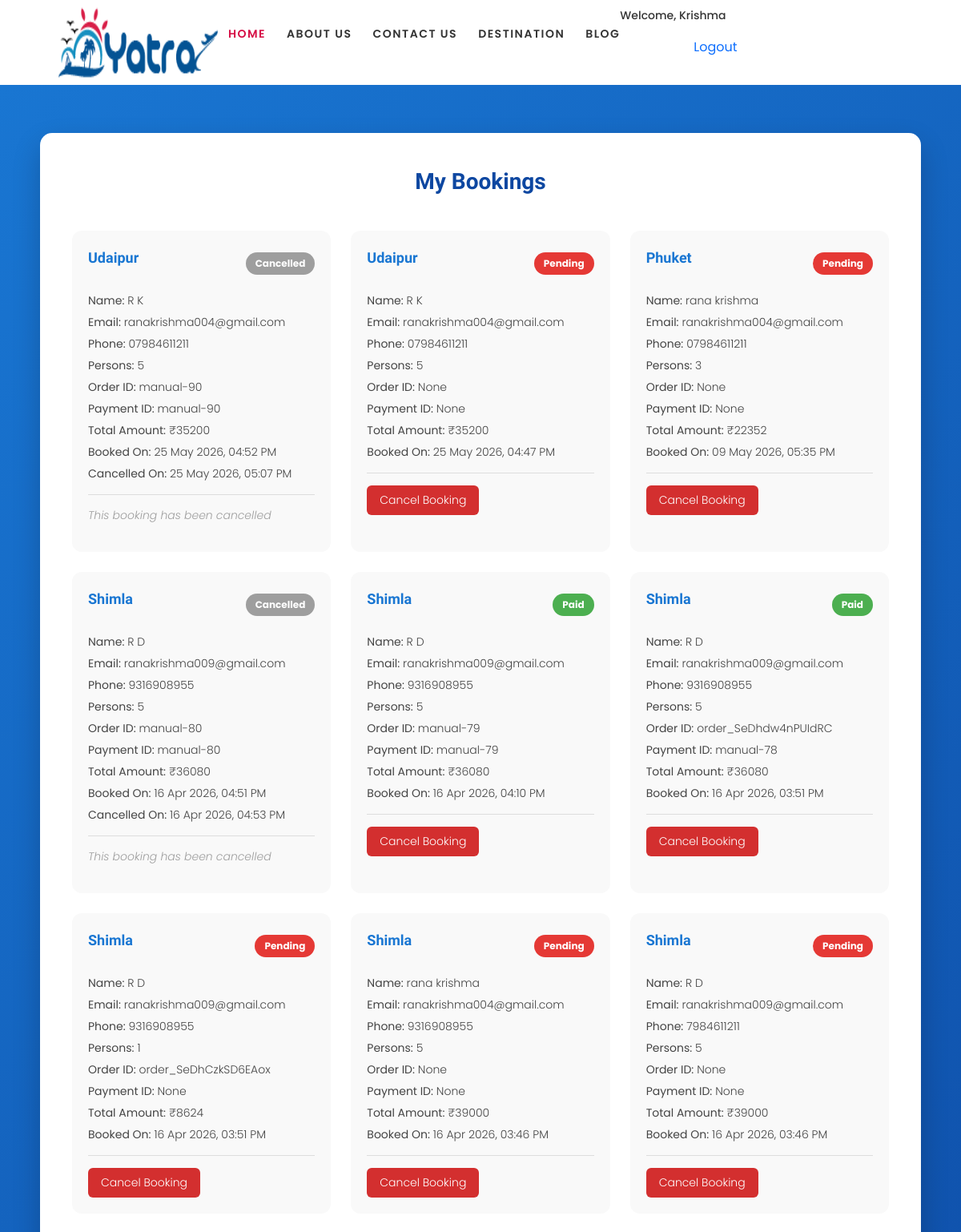
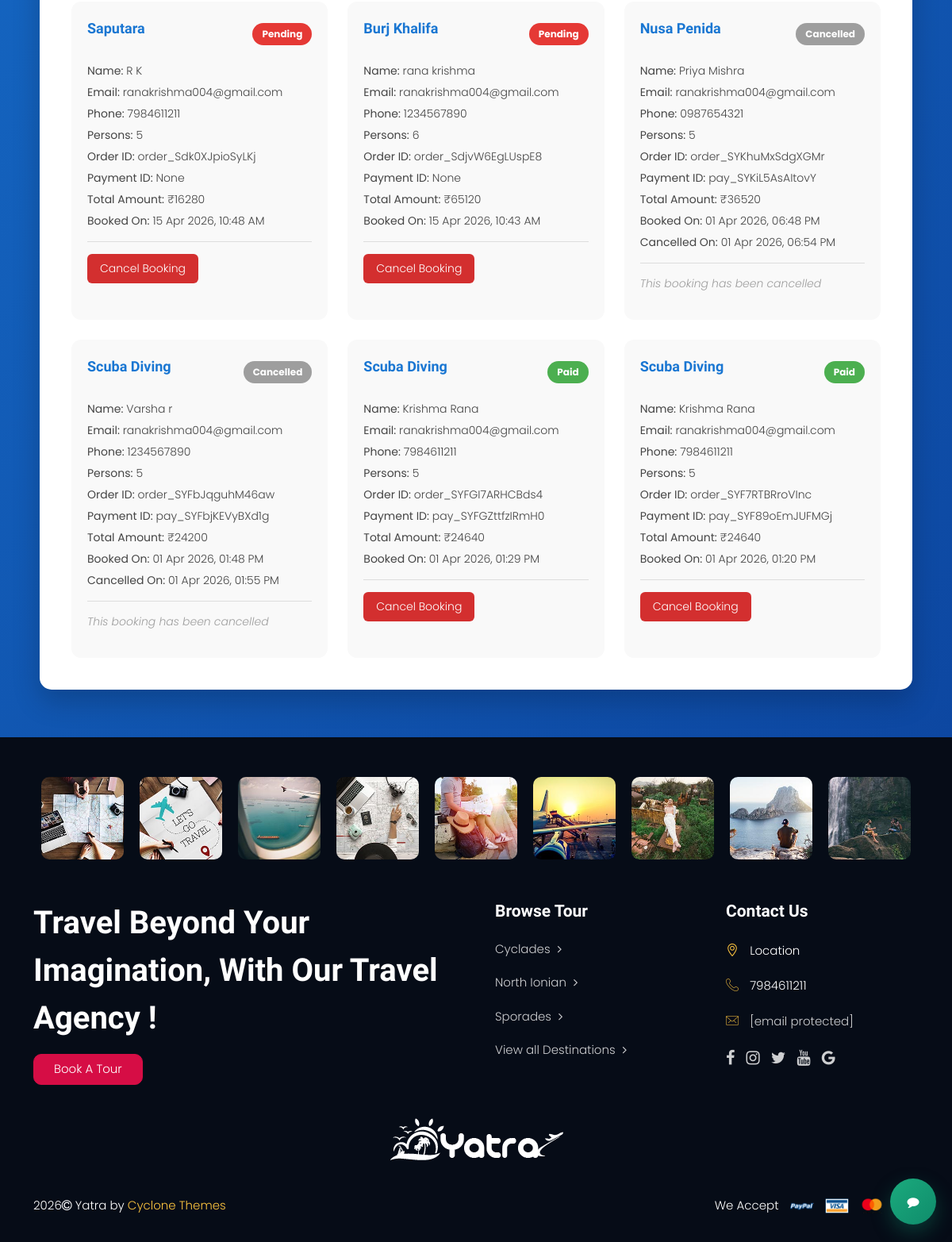
Page /my-bookings/ (signed in) on the committed database (2 pictures, top to bottom).
### app/models.py (models this page shows, shortened)
class Booking(models.Model):
    user = models.ForeignKey(User, on_delete=models.CASCADE)
    tour = models.ForeignKey(Tours, on_delete=models.CASCADE)
    hotel = models.ForeignKey(Hotel, on_delete=models.CASCADE,
                              null=True, blank=True)
    room = models.ForeignKey(Room, on_delete=models.CASCADE,
                             null=True, blank=True)
    first_name = models.CharField(max_length=100)
    last_name = models.CharField(max_length=100)
    phone_number = models.CharField(max_length=15)
    email = models.EmailField()
    order_id = models.CharField(max_length=200, null=True, blank=True)
    payment_id = models.CharField(max_length=200, null=True, blank=True)
    paid = models.BooleanField(default=False)
    persons = models.PositiveIntegerField()
    message = models.TextField(blank=True)
    total_amount = models.IntegerField(null=True, blank=True)
    razorpay_order_id = models.CharField(max_length=200, blank=True, null=True)
    razorpay_payment_id = models.CharField(max_length=200, blank=True, null=True)
    razorpay_signature = models.CharField(max_length=200, blank=True, null=True)
    paid = models.BooleanField(default=False)
    check_in = models.DateField(null=True, blank=True)
    check_out = models.DateField(null=True, blank=True)
    booked_at = models.DateTimeField(auto_now_add=True)
    invoice_number = models.CharField(max_length=50, blank=True, null=True)
    invoice_created_at = models.DateTimeField(null=True, blank=True)
    is_cancelled = models.BooleanField(default=False)
    cancelled_at = models.DateTimeField(null=True, blank=True)
    cancellation_reason = models.TextField(blank=True, null=True)

class Tours(models.Model):
    country_name = models.ForeignKey(Country, related_name='countries', on_delete=models.CASCADE)
    tours_name = models.CharField(max_length=50)
    tours_img = models.ImageField(upload_to='tours/')
    duration = models.IntegerField()
    include = models.TextField()
    rate = models.IntegerField()
    rating = models.PositiveSmallIntegerField(default=1)
    is_published = models.BooleanField(default=False)

### app/views.py (the view)
# urls.py: path('my-bookings/', views.my_bookings, name='my_bookings'),
@login_required
def my_bookings(request):
    bookings = Booking.objects.filter(user=request.user).order_by('-booked_at')
    return render(request, "my_bookings.html", {"bookings": bookings})

### app/template/my_bookings.html (shortened to what this page needs)
{% extends "base.html" %}
{% block content %}
<div class="booking-wrapper">
    <div class="booking-container">
        <h2 class="page-title">My Bookings</h2>
        {% if bookings %}
            <div class="booking-grid">
            {% for booking in bookings %}
                <div class="booking-card">
                    <div class="tour-header">
                        <h3>{{ booking.tour.tours_name }}</h3>
                        {% if booking.is_cancelled %}
                            <span class="status-badge cancelled">Cancelled</span>
                        {% elif booking.paid %}
                            <span class="status-badge paid">Paid</span>
                        {% else %}
                            <span class="status-badge pending">Pending</span>
                        {% endif %}
                    </div>
                    <div class="booking-details">
                        <p><strong>Name:</strong> {{ booking.first_name }} {{ booking.last_name }}</p>
                        <p><strong>Email:</strong> {{ booking.email }}</p>
                        <p><strong>Phone:</strong> {{ booking.phone_number }}</p>
                        <p><strong>Persons:</strong> {{ booking.persons }}</p>
                        <p><strong>Order ID:</strong> {{ booking.razorpay_order_id }}</p>
                        <p><strong>Payment ID:</strong> {{ booking.razorpay_payment_id }}</p>
                        <p><strong>Total Amount:</strong> ₹{{ booking.total_amount }}</p>
                        <p><strong>Booked On:</strong> {{ booking.booked_at|date:"d M Y, h:i A" }}</p>
                        {% if booking.is_cancelled %}
                            <p><strong>Cancelled On:</strong> {{ booking.cancelled_at|date:"d M Y, h:i A" }}</p>
                        {% endif %}
                    </div>
                    <div class="booking-actions">
                        {% if not booking.is_cancelled %}
                            <a href="{% url 'cancel_booking' booking.id %}" class="btn-cancel">Cancel Booking</a>
                        {% else %}
                            <p class="cancelled-message">This booking has been cancelled</p>
                        {% endif %}
                    </div>                </div>
            {% endfor %}
            </div>
        {% else %}
            <div class="no-booking">
                <h3>No Bookings Yet</h3>
                <p>You haven't booked any tours yet.</p>
                <a href="/" class="explore-btn">Explore Tours</a>
            </div>
        {% endif %}
    </div>
</div>
{% endblock %}

### app/template/base.html (shortened to what this page needs)
<!DOCTYPE html>
<html xmlns="http://www.w3.org/1999/xhtml" lang="zxx">
<head>
    {% load static %}
    <link href="https://cdn.jsdelivr.net/npm/bootstrap@5.0.2/dist/css/bootstrap.min.css" rel="stylesheet">
    <link href="{% static 'css/bootstrap.min.css' %}" rel="stylesheet" type="text/css">
    <link href="{% static 'font/flaticon.css' %}" rel="stylesheet" type="text/css">
    <link href="{% static 'css/plugin.css' %}" rel="stylesheet" type="text/css">
    <link href="{% static 'css/style.css' %}" rel="stylesheet" type="text/css">
    <link rel="stylesheet" href="{% static 'icon/font-awesome.min.css' %}">
  </head>
  <body class="style-6">
    <header class="mt-4">
    <div class="navigation">
      <div class="container">
        <div class="navigation-content shadow px-6 rounded">
          <nav class="navbar navbar-default navbar-sticky-function navbar-arrow">
            <div class="logo">
            <div id="navbar" >
              <a href="/index/"> <img alt="Image" align="left"  style="height:90px;width:200px" src="{% static 'images/Yatra-01.png' %}"></a>
              <ul class="nav navbar-nav" id="responsive-menu">
                <li class="active">
                  <a href="/index/">Home </a>
                </li>
                <li>
                  <a href="/aboutus/">About Us</a>
                </li>
                <li>
                  <a href="/contactus/">Contact Us</a>
                </li>
                <li>
                  <a href="/destination/"> destination </a>
                </li>
                <li>
                  <a href="/blog-details/">Blog
                    </a>
                </li>
              </ul>
              <ul class="navbar-nav ms-auto align-items-center">
    {% if user.is_authenticated %}
        <li class="nav-item me-3">
            <span class="welcome-text">
                Welcome, {{ user.username }}
            </span>
        </li>
        <li align="right" style="height:50px,width=200px">
          <form action="{% url 'logout' %}" method="post" style="display:inline;">
            <button type="submit" class="btn btn-link p-0" style="text-decoration:none;">Logout</button>
          </form>
        </li>
    {% endif %}
</ul>
          </nav>
        </div>
      </div>
    </div>
    </header>
     {% block content %}
     {% endblock %}
    <footer>
      <div class="footer-upper">
        <div class="container">
          <div class="instagram-slider py-8">
            <div class="image-container mx-2 position-relative">
              <a href="https://www.instagram.com/yatra"><img src="{% static 'images/insta1.jpg' %}" alt="Image" class="rounded"></a>
            </div>
            <div class="image-container mx-2 position-relative">
              <a href="https://www.instagram.com/yatra"><img src="{% static 'images/insta2.jpg' %}" alt="Image" class="rounded"></a>
            </div>
            <div class="image-container mx-2 position-relative">
              <a href="https://www.instagram.com/yatra"><img src="{% static 'images/insta3.jpg' %}" alt="Image" class="rounded"></a>
            </div>
            <div class="image-container mx-2 position-relative">
             <a href="https://www.instagram.com/yatra"><img src="{% static 'images/insta4.jpg' %}" alt="Image" class="rounded"></a>
            </div>
            <div class="image-container mx-2 position-relative">
              <a href="https://www.instagram.com/yatra"><img src="{% static 'images/insta5.jpg' %}" alt="Image" class="rounded"></a>
            </div>
            <div class="image-container mx-2 position-relative">
              <a href="https://www.instagram.com/yatra"><img src="{% static 'images/insta6.jpg' %}" alt="Image" class="rounded"></a>
            </div>
            <div class="image-container mx-2 position-relative">
              <a href="https://www.instagram.com/yatra"><img src="{% static 'images/insta7.jpg' %}" alt="Image" class="rounded"></a>
            </div>
            <div class="image-container mx-2 position-relative">
              <a href="https://www.instagram.com/yatra"><img src="{% static 'images/insta8.jpg' %}" alt="Image" class="rounded"></a>
            </div>
            <div class="image-container mx-2 position-relative">
              <a href="https://www.instagram.com/yatra"><img src="{% static 'images/insta9.jpg' %}" alt="Image" class="rounded"></a>
            </div>
          </div>
          <div class="footer-links pt-0 border-0">
            <div class="row gx-0 gx-md-5 gy-5">
              <div class="col-lg-6">
                <div class="footer-about footer-margin">
                  <div class="footer-qoute text-center text-lg-start">
                    <h2 class="white text-capitalize">Travel beyond your imagination, with our travel agency !</h2>
                    <a href="/booking/" class="btn-blue btn-red rounded">Book A Tour</a>
                  </div>
                </div>
              </div>
              <div class="col-lg-3 col-md-6">
                <div class="footer-links-list footer-margin text-center text-lg-start">
                  <h3 class="mb-4">Browse Tour</h3>
                  <ul>
                    <li class="mb-2">
                      <a href="#">Cyclades <i class="fa fa-angle-right" aria-hidden="true"></i></a>
                    </li>
                    <li class="mb-2">
                      <a href="#">North Ionian <i class="fa fa-angle-right" aria-hidden="true"></i></a>
                    </li>
                    <li class="mb-2">
                      <a href="#">Sporades <i class="fa fa-angle-right" aria-hidden="true"></i></a>
                    </li>
                    <li class="mb-2">
                      <a href="/destination/">View all Destinations <i class="fa fa-angle-right" aria-hidden="true"></i></a>
                    </li>
                  </ul>
                </div>
              </div>
              <div class="col-lg-3 col-md-6">
                <div class="footer-links-listw text-center text-lg-start">
                  <div class="footer-contact">
                    <h3 class="mb-4">Contact Us</h3>
                    <div class="about-location">
                      <ul class="d-block">
                        <li class="mb-2"><i class="flaticon-maps-and-flags" aria-hidden="true"></i> Location</li>
                        <li class="mb-2"><i class="flaticon-phone-call"></i> 7984611211 </li>
                        <li><i class="flaticon-mail"></i> <a href="https://htmldesigntemplates.com/cdn-cgi/l/email-protection" class="__cf_email__" data-cfemail="ee9a819b9c809a9c8f988b82ae9a8b9d9a838f8782c08d8183">[email&#160;protected]</a></li>
                      </ul>
                    </div>
                    <div class="footer-social-links">
                      <ul>
                        <li class="social-icon me-2">
                          <a href="#"><i class="fa fa-facebook" aria-hidden="true"></i></a>
                        </li>
                        <li class="social-icon me-2">
                          <a href="https://www.instagram.com/yatra"><i class="fa fa-instagram" aria-hidden="true"></i></a>
                        </li>
                        <li class="social-icon me-2">
                          <a href="#"><i class="fa fa-twitter" aria-hidden="true"></i></a>
                        </li>
                        <li class="social-icon me-2">
                          <a href="#"><i class="fa fa-youtube" aria-hidden="true"></i></a>
                        </li>
                        <li class="social-icon">
                          <a href="#"><i class="fa fa-google" aria-hidden="true"></i></a>
                        </li>
                      </ul>
                    </div>
                  </div>
                </div>
              </div>
            </div>
          </div>
          <div class="footer-qoute text-center pb-7">
            <div class="about-logo">
              <img src="{% static 'images/Yatra-white.png' %}" alt="Image">
            </div>
          </div>
        </div>
      </div>
      <div class="copyright">
        <div class="container">
          <div class="row">
            <div class="col-lg-6 col-md-6">
              <div class="copyright-content py-1">
                <p>
                  2026<i class="fa fa-copyright" aria-hidden="true"></i> Yatra by <a href="https://www.cyclonethemes.com/" target="_blank">Cyclone Themes</a>
                </p>
              </div>
            </div>
            <div class="col-lg-6 col-md-6">
              <div class="payment-content py-1">
                <ul>
                  <li>We Accept</li>
                  <li class="ms-2">
                    <img src="{% static 'images/payment1.png' %}" alt="Image">
                  </li>
                  <li class="ms-2">
                    <img src="{% static 'images/payment2.png' %}" alt="Image">
                  </li>
                  <li class="ms-2">
                    <img src="{% static 'images/payment3.png' %}" alt="Image">
                  </li>
                  <li class="ms-2">
                    <img src="{% static 'images/payment4.png' %}" alt="Image">
                  </li>
                </ul>
              </div>
            </div>
          </div>
        </div>
      </div>
    </footer>
    <button id="chat-fab" class="chat-fab" aria-label="Open chat">
      <i class="fa fa-comment"></i>
    </button>
</body>
</html>

### app/template/base.html (style rules this page uses)
.welcome-text { font-weight: 500; color: #333; font-size: 14px; }
.chat-fab { position: fixed; right: 20px; bottom: 22px; width: 58px; height: 58px; border-radius: 50%; background: linear-gradient(135deg, #1BAA7D, #0F8C6B); box-shadow: 0 10px 24px rgba(15, 140, 107, 0.35); display: flex; align-items: center; justify-content: center; color: #fff; border: none; cursor: pointer; z-index: 9999; transition: transform 0.2s ease, box-shadow 0.2s ease; }

### app/template/my_bookings.html (style rules this page uses)
.booking-wrapper { min-height: 100vh; background: linear-gradient(135deg, #1976D2, #0D47A1); padding: 60px 20px; }
.booking-container { max-width: 1100px; margin: auto; background: #fff; padding: 40px; border-radius: 15px; box-shadow: 0 15px 35px rgba(0,0,0,0.2); animation: fadeIn 0.8s ease-in-out; }
.page-title { text-align: center; margin-bottom: 40px; color: #0D47A1; }
.booking-grid { display: grid; grid-template-columns: repeat(auto-fit, minmax(320px, 1fr)); gap: 25px; }
.booking-card { background: #f9f9f9; padding: 20px; border-radius: 12px; transition: 0.3s ease; position: relative; overflow: hidden; }
.tour-header { display: flex; justify-content: space-between; align-items: center; margin-bottom: 15px; }
.tour-header h3 { color: #1976D2; font-size: 18px; }
.status-badge { padding: 5px 12px; border-radius: 20px; font-size: 12px; font-weight: bold; }
.paid { background: #4CAF50; color: #fff; }
.pending { background: #E53935; color: #fff; }
.cancelled { background: #9E9E9E; color: #fff; }
.booking-details p { margin: 6px 0; font-size: 14px; color: #444; }
.booking-actions { margin-top: 15px; padding-top: 15px; border-top: 1px solid #ddd; }
.btn-cancel { display: inline-block; padding: 8px 16px; background: #d32f2f; color: #fff; border-radius: 6px; text-decoration: none; font-size: 14px; transition: 0.3s; }
.cancelled-message { color: #9E9E9E; font-style: italic; font-size: 14px; }

### rows in the picture
Booking: tour.tours_name "Udaipur", is_cancelled "Cancelled", first_name "R", last_name "K", email "ranakrishma004@gmail.com", phone_number "07984611211", persons "5", razorpay_order_id "manual-90", razorpay_payment_id "manual-90", total_amount "35200", booked_at "25 May 2026, 04:52 PM", cancelled_at "25 May 2026, 05:07 PM"
Booking: tour.tours_name "Udaipur", is_cancelled "Pending", first_name "R", last_name "K", email "ranakrishma004@gmail.com", phone_number "07984611211", persons "5", razorpay_order_id "None", razorpay_payment_id "None", total_amount "35200", booked_at "25 May 2026, 04:47 PM"
Booking: tour.tours_name "Phuket", is_cancelled "Pending", first_name "rana", last_name "krishma", email "ranakrishma004@gmail.com", phone_number "07984611211", persons "3", razorpay_order_id "None", razorpay_payment_id "None", total_amount "22352", booked_at "09 May 2026, 05:35 PM"
Booking: tour.tours_name "Shimla", is_cancelled "Cancelled", first_name "R", last_name "D", email "ranakrishma009@gmail.com", phone_number "9316908955", persons "5", razorpay_order_id "manual-80", razorpay_payment_id "manual-80", total_amount "36080", booked_at "16 Apr 2026, 04:51 PM", cancelled_at "16 Apr 2026, 04:53 PM"
Booking: tour.tours_name "Shimla", is_cancelled "Paid", first_name "R", last_name "D", email "ranakrishma009@gmail.com", phone_number "9316908955", persons "5", razorpay_order_id "manual-79", razorpay_payment_id "manual-79", total_amount "36080", booked_at "16 Apr 2026, 04:10 PM"
Booking: tour.tours_name "Shimla", is_cancelled "Paid", first_name "R", last_name "D", email "ranakrishma009@gmail.com", phone_number "9316908955", persons "5", razorpay_order_id "order_SeDhdw4nPUIdRC", razorpay_payment_id "manual-78", total_amount "36080", booked_at "16 Apr 2026, 03:51 PM"
Booking: tour.tours_name "Shimla", is_cancelled "Pending", first_name "R", last_name "D", email "ranakrishma009@gmail.com", phone_number "9316908955", persons "1", razorpay_order_id "order_SeDhCzkSD6EAox", razorpay_payment_id "None", total_amount "8624", booked_at "16 Apr 2026, 03:51 PM"
Booking: tour.tours_name "Shimla", is_cancelled "Pending", first_name "rana", last_name "krishma", email "ranakrishma004@gmail.com", phone_number "9316908955", persons "5", razorpay_order_id "None", razorpay_payment_id "None", total_amount "39000", booked_at "16 Apr 2026, 03:46 PM"
Booking: tour.tours_name "Shimla", is_cancelled "Pending", first_name "R", last_name "D", email "ranakrishma009@gmail.com", phone_number "7984611211", persons "5", razorpay_order_id "None", razorpay_payment_id "None", total_amount "39000", booked_at "16 Apr 2026, 03:46 PM"
Booking: tour.tours_name "Saputara", is_cancelled "Pending", first_name "R", last_name "K", email "ranakrishma004@gmail.com", phone_number "7984611211", persons "5", razorpay_order_id "order_Sdk0XJpioSyLKj", razorpay_payment_id "None", total_amount "16280", booked_at "15 Apr 2026, 10:48 AM"
Booking: tour.tours_name "Burj Khalifa", is_cancelled "Pending", first_name "rana", last_name "krishma", email "ranakrishma004@gmail.com", phone_number "1234567890", persons "6", razorpay_order_id "order_SdjvW6EgLUspE8", razorpay_payment_id "None", total_amount "65120", booked_at "15 Apr 2026, 10:43 AM"
Booking: tour.tours_name "Nusa Penida", is_cancelled "Cancelled", first_name "Priya", last_name "Mishra", email "ranakrishma004@gmail.com", phone_number "0987654321", persons "5", razorpay_order_id "order_SYKhuMxSdgXGMr", razorpay_payment_id "pay_SYKiL5AsAItovY", total_amount "36520", booked_at "01 Apr 2026, 06:48 PM", cancelled_at "01 Apr 2026, 06:54 PM"
Booking: tour.tours_name "Scuba Diving", is_cancelled "Cancelled", first_name "Varsha", last_name "r", email "ranakrishma004@gmail.com", phone_number "1234567890", persons "5", razorpay_order_id "order_SYFbJqguhM46aw", razorpay_payment_id "pay_SYFbjKEVyBXd1g", total_amount "24200", booked_at "01 Apr 2026, 01:48 PM", cancelled_at "01 Apr 2026, 01:55 PM"
Booking: tour.tours_name "Scuba Diving", is_cancelled "Paid", first_name "Krishma", last_name "Rana", email "ranakrishma004@gmail.com", phone_number "7984611211", persons "5", razorpay_order_id "order_SYFGI7ARHCBds4", razorpay_payment_id "pay_SYFGZttfzIRmH0", total_amount "24640", booked_at "01 Apr 2026, 01:29 PM"
Booking: tour.tours_name "Scuba Diving", is_cancelled "Paid", first_name "Krishma", last_name "Rana", email "ranakrishma004@gmail.com", phone_number "7984611211", persons "5", razorpay_order_id "order_SYF7RTBRroVInc", razorpay_payment_id "pay_SYF89oEmJUFMGj", total_amount "24640", booked_at "01 Apr 2026, 01:20 PM"

### other values in the picture
{{ user.username }} "Krishma"
